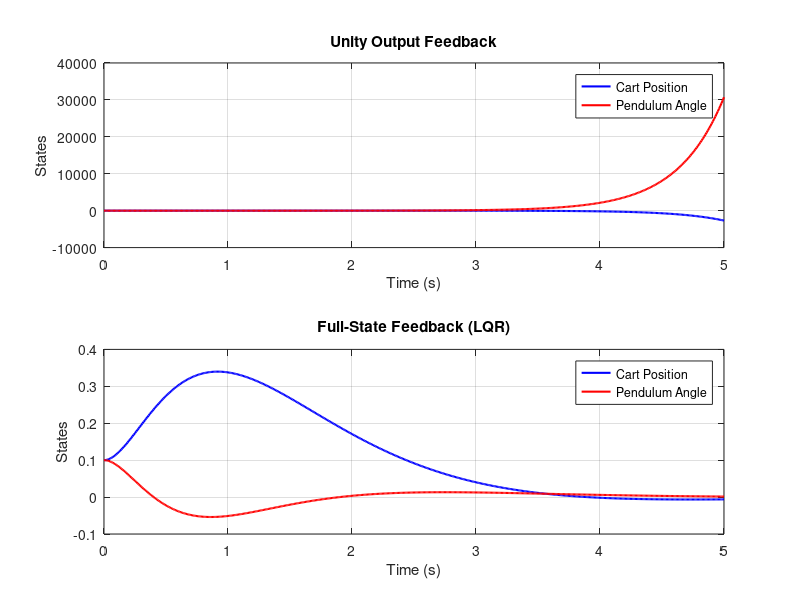

The MATLAB script that drew this image:
% =========================================================================
% MATLAB Code: Closed-Loop Simulation
% Unity Output Feedback vs. Full-State LQR Feedback
% =========================================================================

clear;
clc;
close all;

%% ------------------------------------------------------------------------
% Physical Parameters
%% ------------------------------------------------------------------------
M = 2.0;
m = 0.2;
l = 0.5;
g = 9.81;
I = 0.099;

%% ------------------------------------------------------------------------
% System Matrices
%% ------------------------------------------------------------------------
Delta = I*(M+m) + M*m*l^2;

a  = -(g*m^2*l^2)/Delta;
b  = ((M+m)*g*m*l)/Delta;

B2 = I/Delta;
B4 = -m*l/Delta;

A = [0 1 0 0;
     0 0 a 0;
     0 0 0 1;
     0 0 b 0];

B = [0;
     B2;
     0;
     B4];

C = [1 0 0 0;
     0 0 1 0];

Dsys = zeros(2,1);

sys_open = ss(A,B,C,Dsys);

%% ------------------------------------------------------------------------
% Initial Conditions
%% ------------------------------------------------------------------------
x0 = [0.10;
      0;
      0.10;
      0];

t = 0:0.01:5;

%% ========================================================================
% CASE A : Unity Output Feedback
% u = -theta
%% ========================================================================

Cy = C(2,:);          % Feedback only pendulum angle
Kunity = 1;           % Unity gain

Acl_unity = A - B*Kunity*Cy;

sys_unity = ss(Acl_unity,B,C,Dsys);

[Y_unity,t_unity,X_unity] = initial(sys_unity,x0,t);

%% ========================================================================
% CASE B : Full-State Feedback (LQR)
%% ========================================================================

Q = diag([10 1 100 1]);
R = 0.1;

Klqr = lqr(A,B,Q,R);

Acl_lqr = A - B*Klqr;

sys_lqr = ss(Acl_lqr,B,C,Dsys);

[Y_lqr,t_lqr,X_lqr] = initial(sys_lqr,x0,t);

%% ------------------------------------------------------------------------
% Closed-loop poles
%% ------------------------------------------------------------------------

disp('Open-loop poles:')
disp(eig(A))

disp('Unity-feedback poles:')
disp(eig(Acl_unity))

disp('LQR poles:')
disp(eig(Acl_lqr))

%% ------------------------------------------------------------------------
% Plot Results
%% ------------------------------------------------------------------------

figure;

subplot(2,1,1)

plot(t_unity,X_unity(:,1),'b','LineWidth',1.5)
hold on
plot(t_unity,X_unity(:,3),'r','LineWidth',1.5)

grid on

title('Unity Output Feedback')
xlabel('Time (s)')
ylabel('States')

legend('Cart Position','Pendulum Angle','Location','best')

subplot(2,1,2)

plot(t_lqr,X_lqr(:,1),'b','LineWidth',1.5)
hold on
plot(t_lqr,X_lqr(:,3),'r','LineWidth',1.5)

grid on

title('Full-State Feedback (LQR)')
xlabel('Time (s)')
ylabel('States')

legend('Cart Position','Pendulum Angle','Location','best')
